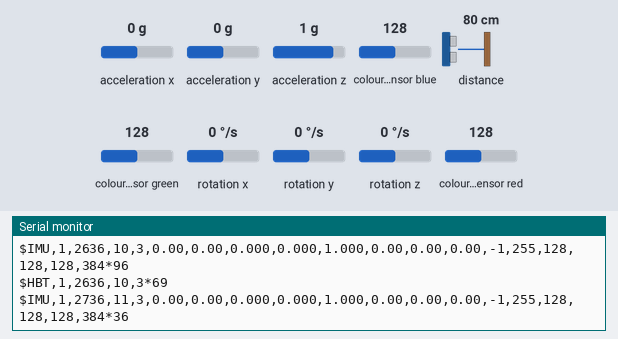
A sketch run on a simulated Arduino Nano 33 BLE. Shown: the last lines printed to the serial monitor. The test bench sets the inputs (shaded band); at power-on: acceleration x 0 g, acceleration y 0 g, acceleration z 1 g, colour sensor blue 128, distance to the obstacle 80 cm, colour sensor green 128, rotation x 0 °/s, rotation y 0 °/s, rotation z 0 °/s, colour sensor red 128.

Above: at 2.8 s.
2.9 s: acceleration x set to -1.4 g
At 2.95 s:
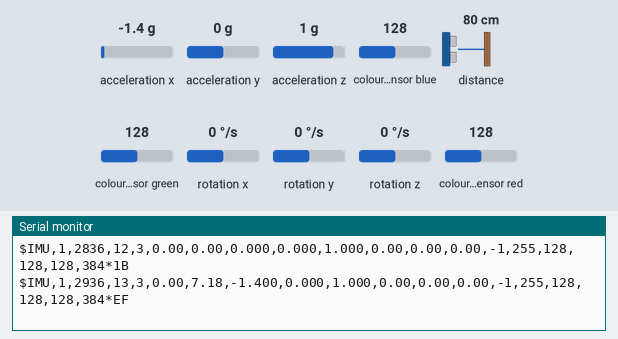
5.1 s: acceleration y set to -1.4 g
At 5.25 s:
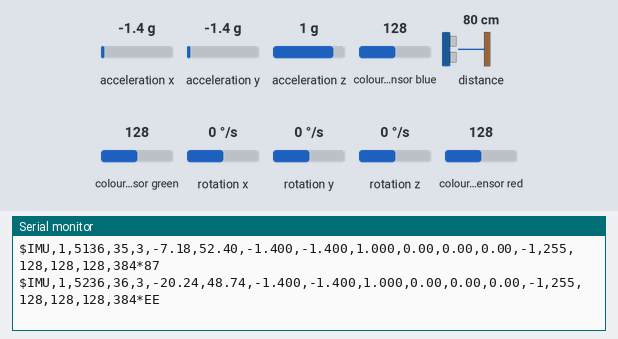
7.3 s: acceleration z set to -1.4 g
At 7.65 s:
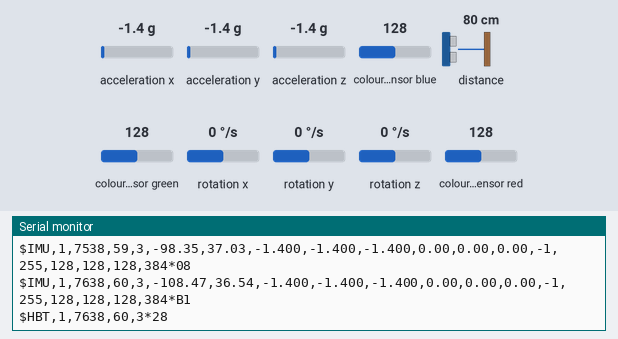
9.9 s: colour sensor blue set to 5
At 10.15 s:
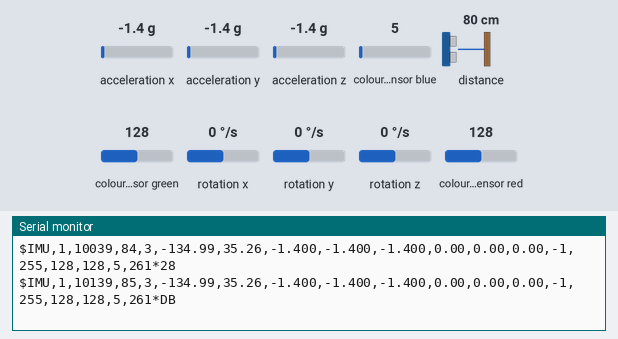
12.5 s: distance to the obstacle set to 2 cm
At 12.55 s:
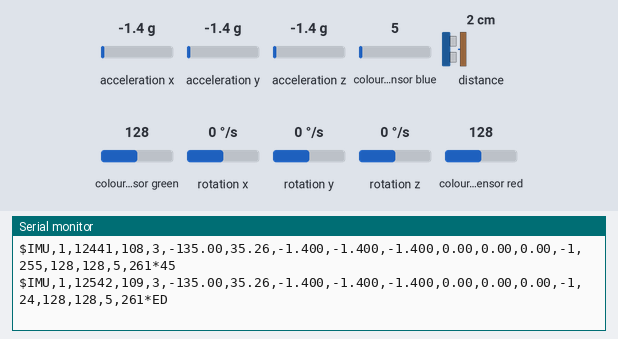
15.0 s: colour sensor green set to 5
At 15.55 s:
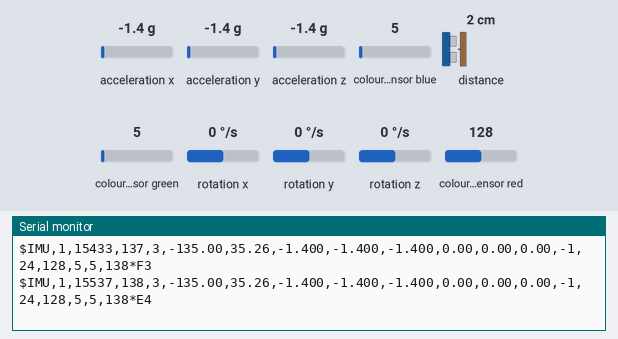
Timing chart, 0 to 18.0 s (numbered marks = the images above; inputs shaded):
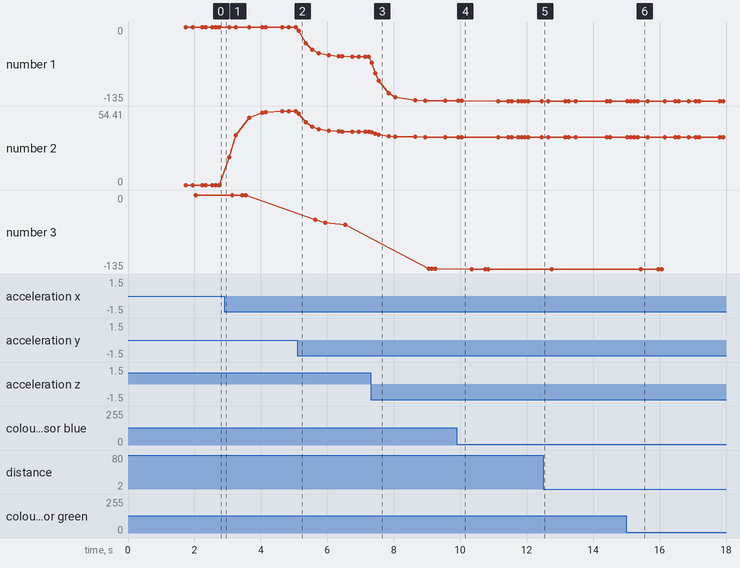

Measured:
- after the input at 2.9 s, the serial monitor: prints a new line at once (image 1)
- after the input at 5.1 s, the serial monitor: prints a new line at once (image 2)
- after the input at 7.3 s, the serial monitor: prints a new line at once (image 3)
- after the input at 9.9 s, the serial monitor: prints a new line after 0.05 s (image 4)
- after the input at 12.5 s, the serial monitor: prints a new line after 0.05 s (image 5)
- after the input at 15.0 s, the serial monitor: prints a new line at once (image 6)
- plotted number 1: 0 → -54.41 after the input at 5.1 s, -54.41 → -134.94 after the input at 7.3 s
- plotted number 2: 0 → 54.41 after the input at 2.9 s, 54.41 → 39.15 after the input at 5.1 s, 39.15 → 35.27 after the input at 7.3 s

The sketch:

motion_controller.ino
```cpp
/**
 * @file motion_controller.ino
 * @brief Enhanced firmware for the AI Motion Controlled Racing Simulator.
 *
 * Target Board: Arduino Nano 33 BLE Sense
 * Sensors: LSM9DS1 IMU, APDS9960 gesture/proximity/color
 * Communication: USB CDC Serial at 115200 baud
 *
 * Implements CRC-8 verification, protocol versioning, millisecond timing alignment,
 * packet indexing, sensor status monitors, and 1-second heartbeat packages.
 *
 * @author Sagar Kumar
 * @date 2026
 */

#include <Arduino.h>
#include <Arduino_LSM9DS1.h>
#include <Arduino_APDS9960.h>
#include "IMUFilter.h"

// Configuration constants
constexpr byte PROTOCOL_VERSION = 1;
constexpr unsigned long TRANSMIT_INTERVAL_MS = 100; // 10Hz transmission rate
constexpr unsigned long HEARTBEAT_INTERVAL_MS = 1000; // 1Hz heartbeat rate
constexpr float COMP_FILTER_ALPHA = 0.98f;
constexpr int CALIBRATION_SAMPLES = 50;

// Sensor Status Flag Bits
constexpr byte STATUS_IMU_OK = 0x01;
constexpr byte STATUS_APDS_OK = 0x02;

// Global instances
ComplementaryFilter imuFilter(COMP_FILTER_ALPHA);

// Calibration offsets
float axOffset = 0.0f;
float ayOffset = 0.0f;
float azOffset = 0.0f;
float gxOffset = 0.0f;
float gyOffset = 0.0f;
float gzOffset = 0.0f;

// Telemetry state variables
unsigned long lastTransmitTime = 0;
unsigned long lastHeartbeatTime = 0;
unsigned long lastSampleTime = 0;
unsigned long packetSequence = 0;
byte sensorStatusFlags = 0x00;

// Function declarations
void calibrateSensors();
void sendErrorPacket(const char* message);
void transmitData();
void transmitHeartbeat();
byte calculateCRC8(const char* payload);

void setup() {
    // Initialize Serial Port at 115200 Baud
    Serial.begin(115200);

    // Wait up to 3 seconds for serial monitor to connect
    unsigned long startWait = millis();
    while (!Serial && (millis() - startWait < 3000)) {
        delay(10);
    }

    // Initialize LSM9DS1 IMU Sensor
    if (IMU.begin()) {
        sensorStatusFlags |= STATUS_IMU_OK;
    } else {
        sendErrorPacket("Failed to initialize LSM9DS1 IMU.");
    }

    // Initialize APDS9960 Gesture/Proximity/Color Sensor
    if (APDS.begin()) {
        sensorStatusFlags |= STATUS_APDS_OK;
    } else {
        sendErrorPacket("Failed to initialize APDS9960 sensor.");
    }

    // Perform Sensor Calibration if IMU is functional
    if (sensorStatusFlags & STATUS_IMU_OK) {
        calibrateSensors();
    }

    // Initialize time variables
    lastSampleTime = micros();
    lastTransmitTime = millis();
    lastHeartbeatTime = millis();
}

void loop() {
    unsigned long currentMillis = millis();

    // Calculate precise time delta for IMU integration
    unsigned long currentMicros = micros();
    float dt = (currentMicros - lastSampleTime) / 1000000.0f;
    lastSampleTime = currentMicros;

    // Guard against overflow or long delay pauses
    if (dt <= 0.0f || dt > 0.5f) {
        dt = 0.02f; // Fallback to 50Hz dt estimation
    }

    // Read and update IMU if functional
    float ax = 0.0f, ay = 0.0f, az = 0.0f;
    float gx = 0.0f, gy = 0.0f, gz = 0.0f;

    if ((sensorStatusFlags & STATUS_IMU_OK) && IMU.accelerationAvailable() && IMU.gyroscopeAvailable()) {
        IMU.readAcceleration(ax, ay, az);
        IMU.readGyroscope(gx, gy, gz);

        // Apply calibration offsets
        ax -= axOffset;
        ay -= ayOffset;
        az -= azOffset;
        gx -= gxOffset;
        gy -= gyOffset;
        gz -= gzOffset;

        // Update the sensor fusion complementary filter
        imuFilter.update(ax, ay, az, gx, gy, gz, dt);
    }

    // Read APDS9960 state if functional
    int gesture = -1;
    int proximity = 0;
    int r = 0, g = 0, b = 0, c = 0;

    if (sensorStatusFlags & STATUS_APDS_OK) {
        if (APDS.gestureAvailable()) {
            gesture = APDS.readGesture();
        }
        if (APDS.proximityAvailable()) {
            proximity = APDS.readProximity();
        }
        if (APDS.colorAvailable()) {
            APDS.readColor(r, g, b, c);
        }
    }

    // Enforce 100 ms transmission interval (10 Hz) for primary data
    if (currentMillis - lastTransmitTime >= TRANSMIT_INTERVAL_MS) {
        lastTransmitTime = currentMillis;
        packetSequence++;

        // Formulate and write telemetry packet
        char payload[180];
        snprintf(payload, sizeof(payload),
                 "IMU,%d,%lu,%lu,%d,%.2f,%.2f,%.3f,%.3f,%.3f,%.2f,%.2f,%.2f,%d,%d,%d,%d,%d,%d",
                 PROTOCOL_VERSION, currentMillis, packetSequence, sensorStatusFlags,
                 imuFilter.getRoll(), imuFilter.getPitch(), ax, ay, az, gx, gy, gz,
                 gesture, proximity, r, g, b, c);

        byte crc = calculateCRC8(payload);

        Serial.print("$");
        Serial.print(payload);
        Serial.print("*");
        if (crc < 0x10) Serial.print("0");
        Serial.println(crc, HEX);
    }

    // Enforce 1000 ms transmission interval (1 Hz) for heartbeat
    if (currentMillis - lastHeartbeatTime >= HEARTBEAT_INTERVAL_MS) {
        lastHeartbeatTime = currentMillis;

        // Formulate and write heartbeat packet
        char hbPayload[80];
        snprintf(hbPayload, sizeof(hbPayload), "HBT,%d,%lu,%lu,%d",
                 PROTOCOL_VERSION, currentMillis, packetSequence, sensorStatusFlags);

        byte crc = calculateCRC8(hbPayload);

        Serial.print("$");
        Serial.print(hbPayload);
        Serial.print("*");
        if (crc < 0x10) Serial.print("0");
        Serial.println(crc, HEX);
    }
}

/**
 * @brief Computes calibration offsets by averaging initial static readings.
 */
void calibrateSensors() {
    float sumAx = 0, sumAy = 0, sumAz = 0;
    float sumGx = 0, sumGy = 0, sumGz = 0;
    int validSamplesCount = 0;

    while (validSamplesCount < CALIBRATION_SAMPLES) {
        if (IMU.accelerationAvailable() && IMU.gyroscopeAvailable()) {
            float ax, ay, az;
            float gx, gy, gz;
            IMU.readAcceleration(ax, ay, az);
            IMU.readGyroscope(gx, gy, gz);

            sumAx += ax;
            sumAy += ay;
            sumAz += az;
            sumGx += gx;
            sumGy += gy;
            sumGz += gz;

            validSamplesCount++;
            delay(30);
        }
    }

    axOffset = sumAx / CALIBRATION_SAMPLES;
    ayOffset = sumAy / CALIBRATION_SAMPLES;
    azOffset = (sumAz / CALIBRATION_SAMPLES) - 1.0f;
    gxOffset = sumGx / CALIBRATION_SAMPLES;
    gyOffset = sumGy / CALIBRATION_SAMPLES;
    gzOffset = sumGz / CALIBRATION_SAMPLES;

    imuFilter.reset();
}

/**
 * @brief Helper to transmit formatted error strings.
 */
void sendErrorPacket(const char* message) {
    char errorPayload[140];
    snprintf(errorPayload, sizeof(errorPayload), "ERR,%d,%lu,0,%d,%s",
             PROTOCOL_VERSION, millis(), sensorStatusFlags, message);
    byte crc = calculateCRC8(errorPayload);

    Serial.print("$");
    Serial.print(errorPayload);
    Serial.print("*");
    if (crc < 0x10) Serial.print("0");
    Serial.println(crc, HEX);
}

/**
 * @brief CRC-8 calculation (polynomial 0x07 Dallas/Maxim standard)
 */
byte calculateCRC8(const char* payload) {
    byte crc = 0x00;
    for (size_t i = 0; payload[i] != '\0'; i++) {
        crc ^= (byte)payload[i];
        for (byte j = 0; j < 8; j++) {
            if (crc & 0x80) {
                crc = (crc << 1) ^ 0x07;
            } else {
                crc <<= 1;
            }
        }
    }
    return crc;
}
```

IMUFilter.h
```cpp
/**
 * @file IMUFilter.h
 * @brief Complementary filter implementation for IMU sensor fusion.
 *
 * Combines raw accelerometer components and gyroscope angular velocity inputs
 * to calculate drift-free roll and pitch angles.
 *
 * @author Sagar Kumar
 * @date 2026
 */

#ifndef IMU_FILTER_H
#define IMU_FILTER_H

#include <Arduino.h>

class ComplementaryFilter {
public:
    /**
     * @brief Construct a new Complementary Filter object
     * @param alpha Integration coefficient weight (gyroscope vs accelerometer)
     */
    ComplementaryFilter(float alpha) : m_alpha(alpha), m_roll(0.0f), m_pitch(0.0f) {}

    /**
     * @brief Resets filter orientation angles to neutral center values.
     */
    void reset() {
        m_roll = 0.0f;
        m_pitch = 0.0f;
    }

    /**
     * @brief Computes fused roll and pitch angles based on current readings.
     * @param ax Raw accelerometer X reading (g)
     * @param ay Raw accelerometer Y reading (g)
     * @param az Raw accelerometer Z reading (g)
     * @param gx Raw gyroscope X reading (deg/sec)
     * @param gy Raw gyroscope Y reading (deg/sec)
     * @param gz Raw gyroscope Z reading (deg/sec)
     * @param dt Sampling period delta time in seconds
     */
    void update(float ax, float ay, float az, float gx, float gy, float gz, float dt) {
        // Calculate roll and pitch angles directly from accelerometer gravity vector
        // Roll: rotation around X axis, pitch: rotation around Y axis
        float accelRoll = atan2(ay, az) * 180.0f / PI;
        float accelPitch = atan2(-ax, sqrt(ay * ay + az * az)) * 180.0f / PI;

        // Apply complementary filter:
        // angle = alpha * (angle + gyro_rate * dt) + (1 - alpha) * accel_angle
        m_roll = m_alpha * (m_roll + gx * dt) + (1.0f - m_alpha) * accelRoll;
        m_pitch = m_alpha * (m_pitch + gy * dt) + (1.0f - m_alpha) * accelPitch;
    }

    /**
     * @brief Get the calculated roll angle (rotation around X-axis)
     * @return roll angle in degrees (-180.0 to 180.0)
     */
    float getRoll() const {
        return m_roll;
    }

    /**
     * @brief Get the calculated pitch angle (rotation around Y-axis)
     * @return pitch angle in degrees (-90.0 to 90.0)
     */
    float getPitch() const {
        return m_pitch;
    }

    /**
     * @brief Manual set function for offset calibrations
     */
    void setAngles(float roll, float pitch) {
        m_roll = roll;
        m_pitch = pitch;
    }

private:
    float m_alpha;
    float m_roll;
    float m_pitch;
};

#endif // IMU_FILTER_H
```
